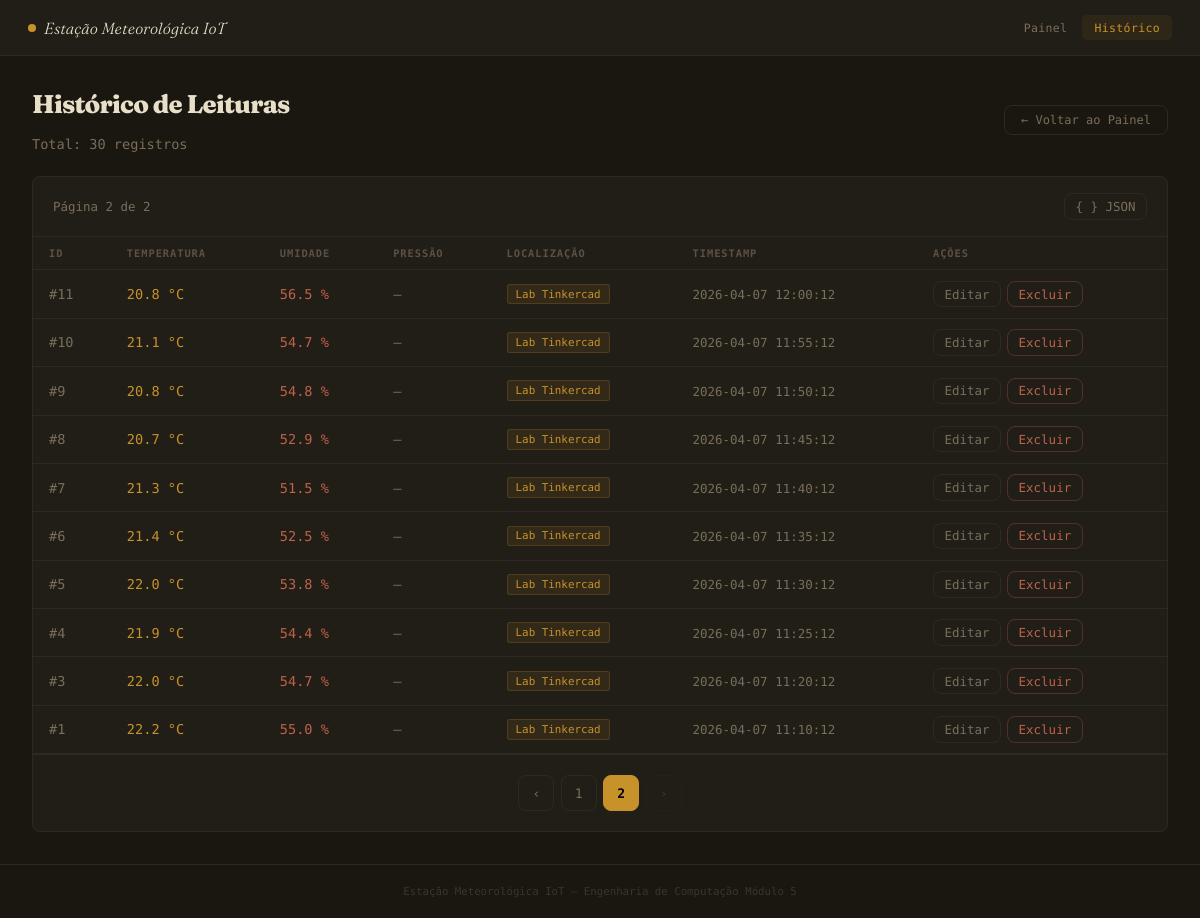
The app's page /leituras?pagina=2 with its own data.
### tables this page shows
CREATE TABLE leituras (
    id          INTEGER  PRIMARY KEY AUTOINCREMENT,
    temperatura REAL     NOT NULL,
    umidade     REAL     NOT NULL,
    pressao     REAL,                                          -- opcional (não usado no Tinkercad)
    localizacao TEXT     DEFAULT 'Lab Tinkercad',
    timestamp   DATETIME DEFAULT (datetime('now','localtime'))
);

### app.py (the view)
@app.route('/leituras', methods=['GET', 'POST'])
def leituras_endpoint():
    if request.method == 'POST':
        return criar()
    return listar()

### app.py (called while the page is built, shortened)
def listar():
    pagina = max(1, request.args.get('pagina', 1, type=int))
    por_pagina = min(100, request.args.get('por_pagina', 20, type=int))
    offset = (pagina - 1) * por_pagina
    total = contar_leituras()
    total_paginas = max(1, -(-total // por_pagina))
    leituras = listar_leituras(limite=por_pagina, offset=offset)
    return render_template(
        'historico.html',
        leituras=leituras,
        pagina=pagina,
        total_paginas=total_paginas,
        total=total
    )

### database.py (called while the page is built)
def get_db_connection() -> sqlite3.Connection:
    conn = sqlite3.connect(DB_PATH, timeout=10)
    conn.execute('PRAGMA journal_mode=WAL')
    conn.execute('PRAGMA busy_timeout=5000')  # espera até 5s em caso de lock
    conn.row_factory = sqlite3.Row
    return conn

def listar_leituras(limite: int = 50, offset: int = 0) -> list[sqlite3.Row]:
    sql = """
        SELECT * FROM leituras
        ORDER BY timestamp DESC
        LIMIT ? OFFSET ?
    """
    conn = get_db_connection()
    try:
        rows = conn.execute(sql, (limite, offset)).fetchall()
        return rows
    finally:
        conn.close()

def contar_leituras() -> int:
    conn = get_db_connection()
    try:
        total = conn.execute("SELECT COUNT(*) FROM leituras").fetchone()[0]
        return total
    finally:
        conn.close()

### templates/historico.html (shortened to what this page needs)
{% extends "base.html" %}
{% block content %}
<div class="page-header">
  <div>
    <h1 style="font-size:1.6rem;font-weight:800;letter-spacing:-.03em;">Histórico de Leituras</h1>
    <p class="text-muted text-sm mt-4" style="font-family:var(--mono)">Total: {{ total }} registros</p>
  </div>
  <a href="/" class="btn btn-ghost">← Voltar ao Painel</a>
</div>
<div class="table-card">
  <div class="table-toolbar">
    <span class="table-info">
      Página {{ pagina }} de {{ total_paginas }}
    </span>
    <a href="/leituras?formato=json" class="btn btn-ghost btn-sm" target="_blank">
      { } JSON
    </a>
  </div>
  <table>
    <thead>
      <tr>
        <th>ID</th>
        <th>Temperatura</th>
        <th>Umidade</th>
        <th>Pressão</th>
        <th>Localização</th>
        <th>Timestamp</th>
        <th>Ações</th>
      </tr>
    </thead>
    <tbody>
      {% if leituras %}
        {% for l in leituras %}
        <tr>
          <td><span class="mono text-muted">#{{ l['id'] }}</span></td>
          <td><span class="val-temp">{{ l['temperatura'] }} °C</span></td>
          <td><span class="val-umid">{{ l['umidade'] }} %</span></td>
          <td class="text-muted">
            {% if l['pressao'] %}{{ l['pressao'] }} hPa{% else %}—{% endif %}
          </td>
          <td>
            {% if l['localizacao'] %}<span class="badge">{{ l['localizacao'] }}</span>{% else %}—{% endif %}
          </td>
          <td><span class="mono text-muted" style="font-size:.78rem">{{ l['timestamp'] }}</span></td>
          <td>
            <div class="td-actions">
              <a href="/leituras/{{ l['id'] }}/editar" class="btn btn-ghost btn-sm">Editar</a>
              <button class="btn btn-danger btn-sm"
                      onclick="confirmarDelete({{ l['id'] }})">Excluir</button>
            </div>
          </td>
        </tr>
        {% endfor %}
      {% else %}
        <tr class="empty-row"><td colspan="7">Nenhuma leitura encontrada.</td></tr>
      {% endif %}
    </tbody>
  </table>
  {% if total_paginas > 1 %}
  <div class="pagination">
    <a href="?pagina={{ pagina - 1 }}" class="page-btn {{ 'disabled' if pagina <= 1 }}">‹</a>
    {% for p in range(1, total_paginas + 1) %}
      {% if p == pagina %}
        <span class="page-btn active">{{ p }}</span>
      {% elif p <= 3 or p >= total_paginas - 2 or (p >= pagina - 1 and p <= pagina + 1) %}
        <a href="?pagina={{ p }}" class="page-btn">{{ p }}</a>
      {% elif p == 4 or p == total_paginas - 3 %}
        <span class="page-btn disabled" style="border:none">…</span>
      {% endif %}
    {% endfor %}
    <a href="?pagina={{ pagina + 1 }}" class="page-btn {{ 'disabled' if pagina >= total_paginas }}">›</a>
  </div>
  {% endif %}
</div>
{% endblock %}

### static/css/style.css (style rules this page uses)
*, *::before, *::after { box-sizing: border-box; margin: 0; padding: 0; }
:root { --bg: #1a1610; --surface: #211e17; --border: #2e2a1f; --accent: #c8922a; --accent2: #c0614a; --text: #e8dfc8; --muted: #7a6e5a; --danger: #c0614a; --mono: 'DM Mono', monospace; --sans: 'Fraunces', Georgia, serif; --radius: 8px; --shadow: 0 4px 24px rgba(0,0,0,.6); }
html { scroll-behavior: smooth; }
body { background: var(--bg); color: var(--text); font-family: var(--sans); font-weight: 300; min-height: 100vh; display: flex; flex-direction: column; }
.badge { display: inline-block; font-family: var(--mono); font-size: .68rem; padding: .18rem .5rem; border-radius: 3px; background: rgba(200,146,42,.1); color: var(--accent); border: 1px solid rgba(200,146,42,.2); }
.btn { display: inline-flex; align-items: center; gap: .35rem; padding: .45rem 1rem; border-radius: var(--radius); font-family: var(--mono); font-weight: 500; font-size: .75rem; cursor: pointer; border: none; text-decoration: none; transition: filter .18s, transform .1s; }
.btn-danger { background: transparent; color: var(--danger); border: 1px solid rgba(192,97,74,.3); }
.btn-ghost { background: transparent; color: var(--muted); border: 1px solid var(--border); }
table { width: 100%; border-collapse: collapse; }
thead th { font-family: var(--mono); font-size: .65rem; color: #5c5143; text-transform: uppercase; letter-spacing: .09em; padding: .65rem 1rem; text-align: left; border-bottom: 1px solid var(--border); }
tbody tr { border-bottom: 1px solid var(--border); transition: background .15s; }
tbody td { padding: .65rem 1rem; font-size: .85rem; font-family: var(--mono); color: #c4b89a; }
.mt-4 { margin-top: 1rem; }
.text-muted { color: var(--muted); }
.text-sm { font-size: .85rem; }
.mono { font-family: var(--mono); }

### templates/historico.html (style rules this page uses)
.page-header { display: flex; align-items: center; justify-content: space-between; margin-bottom: 1.5rem; }
.table-card { background: var(--surface); border: 1px solid var(--border); border-radius: var(--radius); overflow: hidden; }
.table-toolbar { display: flex; align-items: center; justify-content: space-between; padding: 1rem 1.25rem; border-bottom: 1px solid var(--border); }
.table-info { font-family: var(--mono); font-size: .78rem; color: var(--muted); }
.val-temp { color: var(--accent); font-weight: 500; }
.val-umid { color: var(--accent2); font-weight: 500; }
.td-actions { display: flex; gap: .4rem; }
.btn-sm { padding: .3rem .65rem; font-size: .78rem; }
.pagination { display: flex; align-items: center; justify-content: center; gap: .4rem; padding: 1.25rem; border-top: 1px solid var(--border); }
.page-btn { display: inline-flex; align-items: center; justify-content: center; width: 36px; height: 36px; border-radius: var(--radius); font-family: var(--mono); font-size: .82rem; text-decoration: none; color: var(--muted); border: 1px solid var(--border); transition: all .2s; }
.page-btn.active { background: var(--accent); color: #000; border-color: var(--accent); font-weight: 700; }
.page-btn.disabled { opacity: .3; pointer-events: none; }

### records on screen
leituras: id "11", temperatura "20.8", umidade "56.5", localizacao "Lab Tinkercad", timestamp "2026-04-07 12:00:12"
leituras: id "10", temperatura "21.1", umidade "54.7", localizacao "Lab Tinkercad", timestamp "2026-04-07 11:55:12"
leituras: id "9", temperatura "20.8", umidade "54.8", localizacao "Lab Tinkercad", timestamp "2026-04-07 11:50:12"
leituras: id "8", temperatura "20.7", umidade "52.9", localizacao "Lab Tinkercad", timestamp "2026-04-07 11:45:12"
leituras: id "7", temperatura "21.3", umidade "51.5", localizacao "Lab Tinkercad", timestamp "2026-04-07 11:40:12"
leituras: id "6", temperatura "21.4", umidade "52.5", localizacao "Lab Tinkercad", timestamp "2026-04-07 11:35:12"
leituras: id "5", temperatura "22.0", umidade "53.8", localizacao "Lab Tinkercad", timestamp "2026-04-07 11:30:12"
leituras: id "4", temperatura "21.9", umidade "54.4", localizacao "Lab Tinkercad", timestamp "2026-04-07 11:25:12"
leituras: id "3", temperatura "22.0", umidade "54.7", localizacao "Lab Tinkercad", timestamp "2026-04-07 11:20:12"
leituras: id "1", temperatura "22.2", umidade "55.0", localizacao "Lab Tinkercad", timestamp "2026-04-07 11:10:12"

### other values on screen
{{ total }} "30"
{{ pagina }} "2"
{{ total_paginas }} "2"
{{ p }} "1"
{{ p }} "2"
